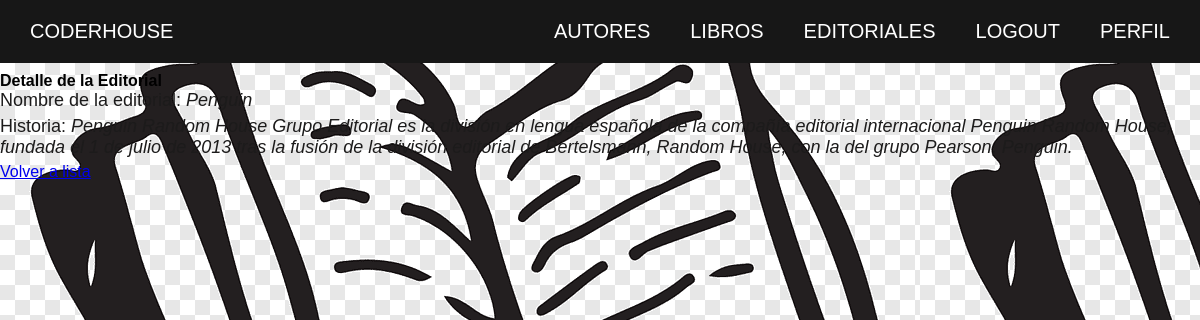
The app's page /blog/editorial/detalle/1 (signed in) with its own data.
### blog/models.py (models this page shows, shortened)
class Editorial(models.Model):
    class Meta:
        verbose_name_plural = "Editorial"
    nombre = models.CharField(max_length=30)
    historia = models.CharField(max_length=300)

### blog/views.py (the view)
# urls.py: path("editorial/detalle/<pk>", EditorialDetalle.as_view(), name="EditorialDetail"),
class EditorialDetalle(LoginRequiredMixin, DetailView):
    model = Editorial
    template_name = "blog/editorial_detalle.html"

### blog/templates/blog/editorial_detalle.html (shortened to what this page needs)
{% extends "blog/padre.html" %}
{% block contenidoUno %}
<h3>Detalle de la Editorial</h3>
<p>Nombre de la editorial: <i>{{ editorial.nombre }} </i> </p>
<p>Historia: <i> {{ editorial.historia }}</i></p>
<a href="{% url 'editorial-lista' %}">Volver a lista</a>
{% endblock %}

### blog/static/blog/estilo1.css (style rules this page uses)
* { margin: 0; padding: 0; border: 0; font-size: 100%; vertical-align: baseline; }
body { background-image: url(transparent-paper.png); font-family: sans-serif; }
p { padding-right: 5%; margin-bottom: 5px; font-size: 18px; color: rgb(28, 27, 27); padding: 0; }

### records on screen
Editorial: nombre "Penguin", historia "Penguin Random House Grupo Editorial es la división en lengua española de la compañía editorial internacional Penguin Random House, fundada el 1 de julio de 2013 tras la fusión de la división editorial de Bertelsmann, Random House, con la del grupo Pearson, Penguin."
